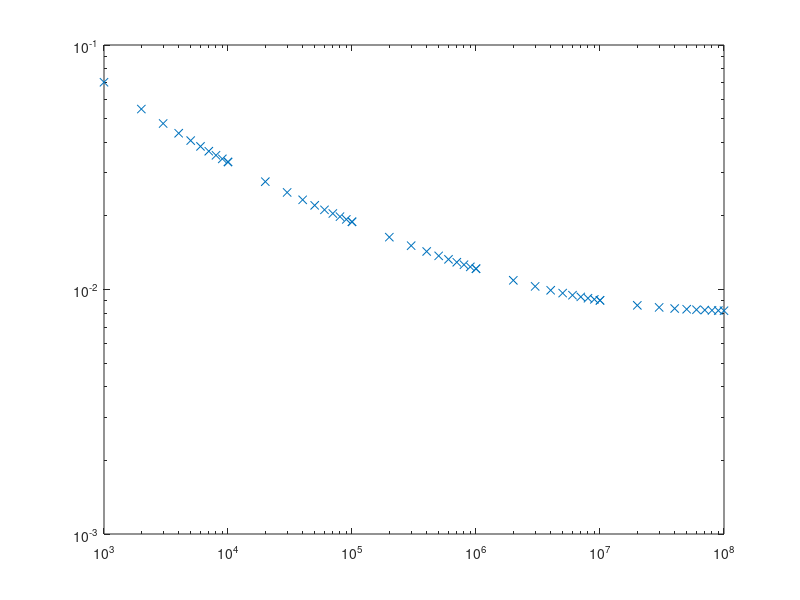

Recreate this plot in MATLAB.
clear
clc
re = 1000;
rough = [500,100, 50,10,5,1,.5,.1]* 10^-4;

error =1;
a = 0;

for i = 3: 7
    for j = 1:10
        Re(j+ 10*(i-3),1) = j* 10^i;
    end
end
%fric(1: length(Re),1: length(rough)) = .1;
fric(1: length(Re),1) = 1;
%for r= 1: length(rough)
    for i = 1: length(Re)
        fric(i)
        Re(i)
        while error >0.00001
            temp = fric(i);
            
            inter = -2* log10( rough(8)/3.7 + (2.51/Re(i) / fric(i)^.5))
            fric(i) = inter ^-2;
            error = temp - fric(i);
            
        end
        error =1;
    end 
% end

loglog(Re, fric, 'x')
%plot(Re, fric, '*')
% while error >0.00001
%     temp = fric
%     inter = -2* log((3.7* rough)^-1 + (2.51/re * fric^.5))
%     fric = inter ^-2
%     error = temp - fric
%     a = a + 1;
% end
% fric
% a
